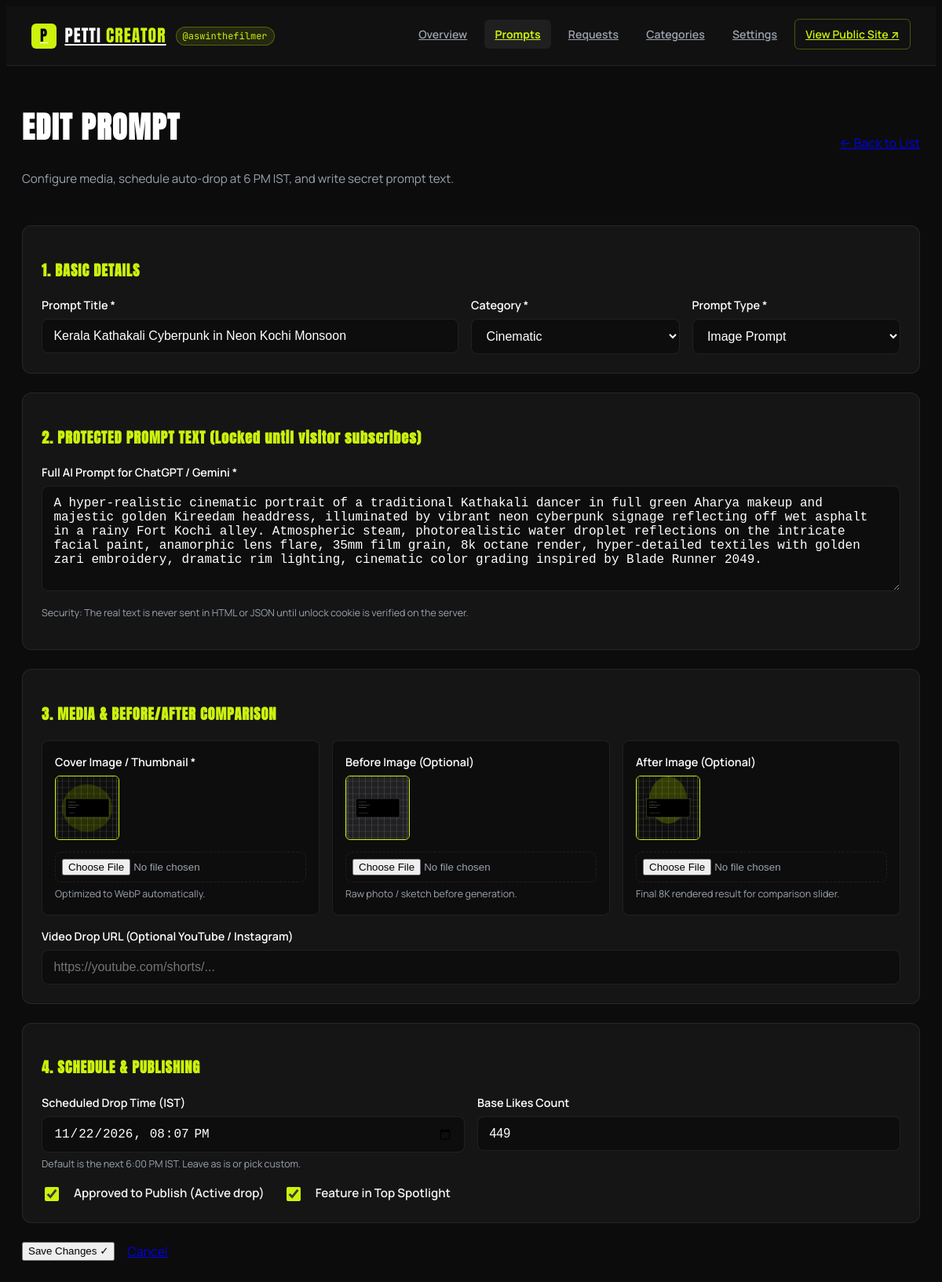
The page /dashboard/prompts/1/edit/ (signed in) on the database its author committed.
### prompts/models.py (models this page shows, shortened)
class Prompt(models.Model):
    TYPE_CHOICES = [
        ('image', 'Image'),
        ('video', 'Video'),
    ]
    title = models.CharField(max_length=255)
    slug = models.SlugField(max_length=280, unique=True, blank=True)
    type = models.CharField(max_length=10, choices=TYPE_CHOICES, default='image')
    category = models.ForeignKey(
        Category,
        on_delete=models.CASCADE,
        related_name='prompts'
    )
    prompt_text = models.TextField(
        help_text="Protected prompt text. Visitors must unlock to view."
    )
    cover_image = models.ImageField(
        upload_to='prompts/covers/',
        help_text="Main preview image / video thumbnail"
    )
    before_image = models.ImageField(
        upload_to='prompts/before/',
        blank=True,
        null=True,
        help_text="Optional: Image BEFORE AI transformation"
    )
    after_image = models.ImageField(
        upload_to='prompts/after/',
        blank=True,
        null=True,
        help_text="Optional: Image AFTER AI transformation"
    )
    video_url = models.URLField(
        blank=True,
        null=True,
        help_text="Optional YouTube / Instagram / Shorts video URL"
    )
    video_file = models.FileField(
        upload_to='prompts/videos/',
        blank=True,
        null=True,
        help_text="Optional MP4 video file"
    )
    like_count = models.PositiveIntegerField(
        default=0,
        help_text="Base like count editable by admin (e.g. 449, 137)"
    )
    is_published = models.BooleanField(
        default=True,
        help_text="Whether prompt is approved to be published"
    )
    publish_at = models.DateTimeField(
        default=get_default_publish_time,
        help_text="Scheduled publish time (defaults to next 6:00 PM IST)"
    )
    is_featured = models.BooleanField(
        default=False,
        help_text="Featured in hero or pinned spots"
    )
    created_at = models.DateTimeField(auto_now_add=True)
    updated_at = models.DateTimeField(auto_now=True)
    objects = models.Manager()  # The default manager (all items)
    published = PublishedPromptManager()  # Only live items
    class Meta:
        verbose_name = "Prompt"
        verbose_name_plural = "Prompts"
        ordering = ['-publish_at', '-id']

class Category(models.Model):
    name = models.CharField(max_length=100, unique=True)
    slug = models.SlugField(max_length=120, unique=True, blank=True)
    order = models.PositiveIntegerField(default=0, help_text="Sorting order in pills list")
    class Meta:
        verbose_name = "Category"
        verbose_name_plural = "Categories"
        ordering = ['order', 'name']

### core/dashboard_views.py (the view, shortened to what this page needs)
# urls.py: path('prompts/<int:prompt_id>/edit/', dv.dashboard_prompt_edit, name='prompt_edit'),
@user_passes_test(is_influencer_admin, login_url='/admin/login/')
def dashboard_prompt_edit(request, prompt_id):
    prompt = get_object_or_404(Prompt, id=prompt_id)
    categories = Category.objects.all()
    ist = ZoneInfo("Asia/Kolkata")
    publish_at_local = prompt.publish_at.astimezone(ist).strftime("%Y-%m-%dT%H:%M") if prompt.publish_at else ""
    context = {
        'prompt': prompt,
        'categories': categories,
        'publish_at_local': publish_at_local,
        'is_edit': True,
        'active_tab': 'prompts',
    }
    return render(request, 'dashboard/prompt_form.html', context)

### core/context_processors.py (called while the page is built)
def get_next_drop_datetime():
    ist = ZoneInfo("Asia/Kolkata")
    now_ist = timezone.now().astimezone(ist)
    drop_time = datetime.time(18, 0, 0)
    target_today = datetime.datetime.combine(now_ist.date(), drop_time, tzinfo=ist)
    if now_ist < target_today:
        return target_today
    else:
        tomorrow = now_ist.date() + datetime.timedelta(days=1)
        return datetime.datetime.combine(tomorrow, drop_time, tzinfo=ist)

def site_context(request):
    try:
        settings = SiteSettings.load()
    except Exception:
        settings = None
    next_drop = get_next_drop_datetime()
    is_unlocked = request.COOKIES.get('unlocked') == 'true' or request.session.get('unlocked') is True
    return {
        'site_settings': settings,
        'youtube_channel_url': settings.youtube_channel_url if settings else "https://youtube.com/@aswinthefilmer?sub_confirmation=1",
        'instagram_url': settings.instagram_url if settings else "https://instagram.com/aswinthefilmer",
        'whatsapp_url': settings.whatsapp_url if settings else "https://whatsapp.com/channel/aswinthefilmer",
        'unlocked_today_count': settings.today_unlocked_count if settings else 2289,
        'next_drop_iso': next_drop.isoformat(),
        'is_unlocked': is_unlocked,
    }

### core/dashboard_views.py (called while the page is built)
def is_influencer_admin(user):
    return user.is_authenticated and (user.is_staff or user.is_superuser)

### core/models.py (called while the page is built)
    @classmethod
    def load(cls):
        obj, created = cls.objects.get_or_create(pk=1)
        return obj

    @property
    def today_unlocked_count(self):
        tz = ZoneInfo(self.timezone or "Asia/Kolkata")
        today_str = timezone.now().astimezone(tz).strftime("%Y-%m-%d")
        hash_val = int(hashlib.md5(f"unlock-{today_str}".encode()).hexdigest()[:6], 16)
        daily_offset = (hash_val % 120) + 17
        return self.unlocked_today_base + daily_offset

### templates/dashboard/prompt_form.html (shortened to what this page needs)
{% extends 'dashboard/base_dashboard.html' %}
{% block dash_content %}
<div class="dash-form-view">
    <div class="dash-page-title-row">
        <div>
            <h1 class="dash-page-title">{% if is_edit %}EDIT PROMPT{% else %}ADD NEW PROMPT{% endif %}</h1>
            <p class="dash-page-sub">Configure media, schedule auto-drop at 6 PM IST, and write secret prompt text.</p>
        </div>
        <a href="{% url 'dashboard:prompts_list' %}" class="btn btn-outline">← Back to List</a>
    </div>
    <form method="POST" enctype="multipart/form-data" class="dash-stacked-form">
        <div class="form-card">
            <h3 class="form-card-title">1. BASIC DETAILS</h3>
            <div class="form-row">
                <div class="form-field-wrap flex-2">
                    <label for="id_title">Prompt Title <span class="required">*</span></label>
                    <input type="text" id="id_title" name="title" class="form-input" required value="{{ prompt.title|default:'' }}" placeholder="e.g. Kerala Kathakali Cyberpunk in Neon Kochi Monsoon">
                </div>
                <div class="form-field-wrap flex-1">
                    <label for="id_category">Category <span class="required">*</span></label>
                    <select id="id_category" name="category" class="form-select" required>
                        {% for cat in categories %}
                        <option value="{{ cat.id }}" {% if prompt.category_id == cat.id %}selected{% endif %}>{{ cat.name }}</option>
                        {% endfor %}
                    </select>
                </div>
                <div class="form-field-wrap flex-1">
                    <label for="id_type">Prompt Type <span class="required">*</span></label>
                    <select id="id_type" name="type" class="form-select">
                        <option value="image" {% if prompt.type == 'image' %}selected{% endif %}>Image Prompt</option>
                    </select>
                </div>
            </div>
        </div>
        <div class="form-card">
            <h3 class="form-card-title">2. PROTECTED PROMPT TEXT (Locked until visitor subscribes)</h3>
            <div class="form-field-wrap">
                <label for="id_prompt_text">Full AI Prompt for ChatGPT / Gemini <span class="required">*</span></label>
                <textarea id="id_prompt_text" name="prompt_text" class="form-textarea" rows="6" required placeholder="Paste the exact prompt text here. This text is securely withheld from visitors until they tap 'I'm subscribed'...">{{ prompt.prompt_text|default:'' }}</textarea>
                <p class="field-hint">Security: The real text is never sent in HTML or JSON until unlock cookie is verified on the server.</p>
            </div>
        </div>
        <div class="form-card">
            <h3 class="form-card-title">3. MEDIA & BEFORE/AFTER COMPARISON</h3>
            <div class="form-row media-uploads-row">
                <div class="form-field-wrap upload-card">
                    <label for="id_cover_image">Cover Image / Thumbnail <span class="required">*</span></label>
                    {% if prompt.cover_image %}
                    <div class="current-img-preview">
                        <img src="{{ prompt.cover_image.url }}" alt="Cover">
                    </div>
                    {% endif %}
                    <input type="file" id="id_cover_image" name="cover_image" accept="image/*" {% if not is_edit %}required{% endif %} class="form-file-input">
                    <span class="field-hint">Optimized to WebP automatically.</span>
                </div>
                <div class="form-field-wrap upload-card">
                    <label for="id_before_image">Before Image (Optional)</label>
                    {% if prompt.before_image %}
                    <div class="current-img-preview">
                        <img src="{{ prompt.before_image.url }}" alt="Before">
                    </div>
                    {% endif %}
                    <input type="file" id="id_before_image" name="before_image" accept="image/*" class="form-file-input">
                    <span class="field-hint">Raw photo / sketch before generation.</span>
                </div>
                <div class="form-field-wrap upload-card">
                    <label for="id_after_image">After Image (Optional)</label>
                    {% if prompt.after_image %}
                    <div class="current-img-preview">
                        <img src="{{ prompt.after_image.url }}" alt="After">
                    </div>
                    {% endif %}
                    <input type="file" id="id_after_image" name="after_image" accept="image/*" class="form-file-input">
                    <span class="field-hint">Final 8K rendered result for comparison slider.</span>
                </div>
            </div>
            <div class="form-row" style="margin-top: 1rem;">
                <div class="form-field-wrap flex-1">
                    <label for="id_video_url">Video Drop URL (Optional YouTube / Instagram)</label>
                    <input type="url" id="id_video_url" name="video_url" class="form-input" value="{{ prompt.video_url|default:'' }}" placeholder="https://youtube.com/shorts/...">
                </div>
            </div>
        </div>
        <div class="form-card">
            <h3 class="form-card-title">4. SCHEDULE & PUBLISHING</h3>
            <div class="form-row">
                <div class="form-field-wrap flex-1">
                    <label for="id_publish_at">Scheduled Drop Time (IST)</label>
                    <input type="datetime-local" id="id_publish_at" name="publish_at" class="form-input" value="{% if is_edit %}{{ publish_at_local }}{% else %}{{ default_drop }}{% endif %}">
                    <span class="field-hint">Default is the next 6:00 PM IST. Leave as is or pick custom.</span>
                </div>
                <div class="form-field-wrap flex-1">
                    <label for="id_like_count">Base Likes Count</label>
                    <input type="number" id="id_like_count" name="like_count" class="form-input" value="{{ prompt.like_count|default:'0' }}" min="0">
                </div>
            </div>
            <div class="checkbox-row" style="margin-top: 1rem;">
                <label class="custom-checkbox">
                    <input type="checkbox" name="is_published" {% if prompt.is_published or not is_edit %}checked{% endif %}>
                    <span>Approved to Publish (Active drop)</span>
                </label>
                <label class="custom-checkbox">
                    <input type="checkbox" name="is_featured" {% if prompt.is_featured %}checked{% endif %}>
                    <span>Feature in Top Spotlight</span>
                </label>
            </div>
        </div>
        <div class="form-actions-bar">
            <button type="submit" class="btn btn-lime btn-large">
                {% if is_edit %}Save Changes ✓{% else %}Create & Schedule Prompt ⚡{% endif %}
            </button>
            <a href="{% url 'dashboard:prompts_list' %}" class="btn btn-outline">Cancel</a>
        </div>
    </form>
</div>
{% endblock %}

### static/css/dashboard.css (style rules this page uses)
:root { --dash-bg: #0c0c0c; --dash-card: #151515; --dash-border: rgba(255, 255, 255, 0.08); --dash-lime: #CCF20D; --dash-text: #F3F4F6; --dash-muted: #9CA3AF; }
body.dashboard-body { background-color: var(--dash-bg); color: var(--dash-text); font-family: 'Manrope', -apple-system, BlinkMacSystemFont, sans-serif; font-size: 1rem; line-height: 1.5; min-height: 100dvh; padding-bottom: 3rem; }
.dash-page-title-row { display: flex; flex-direction: column; gap: 1rem; margin-bottom: 2rem; }
@media (min-width: 640px) { .dash-page-title-row { flex-direction: row; align-items: center; justify-content: space-between; } }
.dash-page-title { font-family: 'Anton', sans-serif; font-size: clamp(1.8rem, 4vw, 2.4rem); letter-spacing: 0.04em; color: #fff; }
.dash-page-sub { color: var(--dash-muted); font-size: 0.95rem; }
@media (min-width: 900px) { .flex-1 { flex: 1; } }
@media (min-width: 900px) { .flex-2 { flex: 2; } }
.dash-stacked-form { display: flex; flex-direction: column; gap: 1.5rem; }
.form-card { background: var(--dash-card); border: 1px solid var(--dash-border); border-radius: 12px; padding: 1.5rem; }
.form-card-title { font-family: 'Anton', sans-serif; font-size: 1.15rem; letter-spacing: 0.05em; color: var(--dash-lime); margin-bottom: 1.25rem; }
.form-row { display: flex; flex-direction: column; gap: 1rem; }
@media (min-width: 640px) { .form-row { flex-direction: row; } }
.form-field-wrap { display: flex; flex-direction: column; gap: 0.4rem; }
.form-field-wrap label { font-size: 0.9rem; font-weight: 600; color: #fff; }
.form-input, .form-select, .form-textarea { background: #0d0d0d; border: 1px solid var(--dash-border); border-radius: 8px; padding: 0.75rem 0.9rem; color: #fff; font-size: 1rem; outline: none; transition: border-color 0.2s; }
.form-file-input { background: #0d0d0d; padding: 0.5rem; border-radius: 8px; border: 1px dashed var(--dash-border); color: var(--dash-muted); }
.field-hint { font-size: 0.78rem; color: var(--dash-muted); }
.upload-card { background: #0d0d0d; border: 1px solid var(--dash-border); border-radius: 8px; padding: 1rem; flex: 1; }
.current-img-preview { margin-bottom: 0.5rem; width: 80px; height: 80px; border-radius: 6px; overflow: hidden; border: 1px solid var(--dash-lime); }
.current-img-preview img { width: 100%; height: 100%; object-fit: cover; }
.checkbox-row { display: flex; flex-wrap: wrap; gap: 1.5rem; }
.custom-checkbox { display: flex; align-items: center; gap: 0.5rem; cursor: pointer; font-size: 0.95rem; font-weight: 600; }
.custom-checkbox input { width: 18px; height: 18px; accent-color: var(--dash-lime); }
.form-actions-bar { display: flex; gap: 1rem; }

### rows shown on the page
Prompt: title "Kerala Kathakali Cyberpunk in Neon Kochi Monsoon", category "Cinematic", type "Image Prompt", prompt_text "A hyper-realistic cinematic portrait of a traditional Kathakali dancer in full green Aharya makeup and majestic golden Kireedam headdress, illuminated by vibrant neon cyberpunk signage reflecting off wet asphalt in a rainy Fort Kochi alley. Atmospheric steam, photorealistic water droplet reflections on the intricate facial paint, anamorphic lens flare, 35mm film grain, 8k octane render, hyper-detailed textiles with golden zari embroidery, dramatic rim lighting, cinematic color grading inspired by Blade Runner 2049.", cover_image (picture), before_image (picture), after_image (picture), like_count "449", is_published "☑", is_featured "☑"
